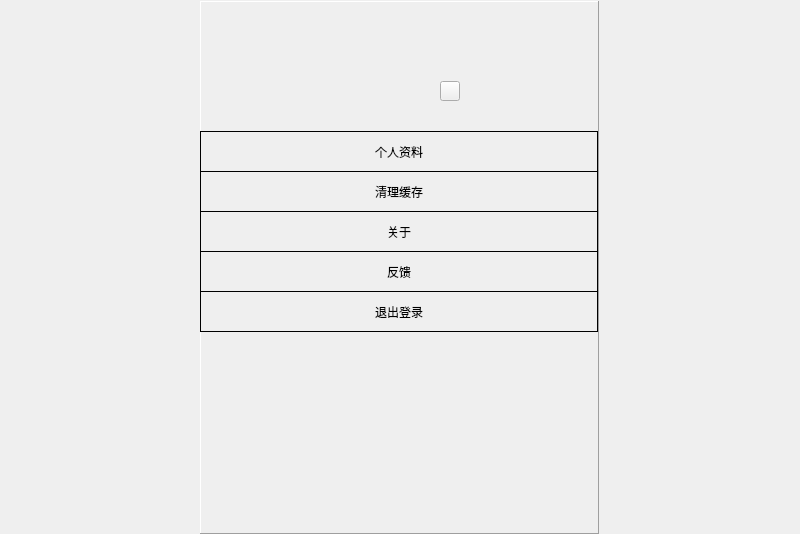
<?xml version="1.0" encoding="UTF-8"?>
<ui version="4.0">
 <class>CenterWindow</class>
 <widget class="QWidget" name="CenterWindow">
  <property name="geometry">
   <rect>
    <x>0</x>
    <y>0</y>
    <width>800</width>
    <height>534</height>
   </rect>
  </property>
  <property name="windowTitle">
   <string>Form</string>
  </property>
  <widget class="QFrame" name="frame">
   <property name="geometry">
    <rect>
     <x>200</x>
     <y>1</y>
     <width>399</width>
     <height>533</height>
    </rect>
   </property>
   <property name="frameShape">
    <enum>QFrame::Panel</enum>
   </property>
   <property name="frameShadow">
    <enum>QFrame::Raised</enum>
   </property>
   <widget class="QLabel" name="label">
    <property name="geometry">
     <rect>
      <x>170</x>
      <y>40</y>
      <width>60</width>
      <height>60</height>
     </rect>
    </property>
    <property name="text">
     <string/>
    </property>
   </widget>
   <widget class="QPushButton" name="centerButton">
    <property name="geometry">
     <rect>
      <x>0</x>
      <y>130</y>
      <width>398</width>
      <height>41</height>
     </rect>
    </property>
    <property name="styleSheet">
     <string notr="true">border:1px solid;
border-color: rgb(0, 0, 0);</string>
    </property>
    <property name="text">
     <string>个人资料</string>
    </property>
    <property name="autoDefault">
     <bool>false</bool>
    </property>
    <property name="default">
     <bool>false</bool>
    </property>
    <property name="flat">
     <bool>true</bool>
    </property>
   </widget>
   <widget class="QPushButton" name="swapButton">
    <property name="geometry">
     <rect>
      <x>0</x>
      <y>170</y>
      <width>398</width>
      <height>41</height>
     </rect>
    </property>
    <property name="styleSheet">
     <string notr="true">border:1px solid;
border-color: rgb(0, 0, 0);</string>
    </property>
    <property name="text">
     <string>清理缓存</string>
    </property>
    <property name="autoDefault">
     <bool>false</bool>
    </property>
    <property name="default">
     <bool>false</bool>
    </property>
    <property name="flat">
     <bool>true</bool>
    </property>
   </widget>
   <widget class="QPushButton" name="aboutButton">
    <property name="geometry">
     <rect>
      <x>0</x>
      <y>210</y>
      <width>398</width>
      <height>41</height>
     </rect>
    </property>
    <property name="styleSheet">
     <string notr="true">border:1px solid;
border-color: rgb(0, 0, 0);</string>
    </property>
    <property name="text">
     <string>关于</string>
    </property>
    <property name="autoDefault">
     <bool>false</bool>
    </property>
    <property name="default">
     <bool>false</bool>
    </property>
    <property name="flat">
     <bool>true</bool>
    </property>
   </widget>
   <widget class="QPushButton" name="backButton">
    <property name="geometry">
     <rect>
      <x>0</x>
      <y>250</y>
      <width>398</width>
      <height>41</height>
     </rect>
    </property>
    <property name="styleSheet">
     <string notr="true">border:1px solid;
border-color: rgb(0, 0, 0);</string>
    </property>
    <property name="text">
     <string>反馈</string>
    </property>
    <property name="autoDefault">
     <bool>false</bool>
    </property>
    <property name="default">
     <bool>false</bool>
    </property>
    <property name="flat">
     <bool>true</bool>
    </property>
   </widget>
   <widget class="QPushButton" name="quitButton">
    <property name="geometry">
     <rect>
      <x>0</x>
      <y>290</y>
      <width>398</width>
      <height>41</height>
     </rect>
    </property>
    <property name="styleSheet">
     <string notr="true">border:1px solid;
border-color: rgb(0, 0, 0);</string>
    </property>
    <property name="text">
     <string>退出登录</string>
    </property>
    <property name="autoDefault">
     <bool>false</bool>
    </property>
    <property name="default">
     <bool>false</bool>
    </property>
    <property name="flat">
     <bool>true</bool>
    </property>
   </widget>
   <widget class="QPushButton" name="changeHeaderButton">
    <property name="geometry">
     <rect>
      <x>240</x>
      <y>80</y>
      <width>20</width>
      <height>20</height>
     </rect>
    </property>
    <property name="text">
     <string/>
    </property>
    <property name="icon">
     <iconset resource="rsrc.qrc">
      <normaloff>:/img/circle.svg</normaloff>:/img/circle.svg</iconset>
    </property>
   </widget>
  </widget>
 </widget>
 <resources>
  <include location="rsrc.qrc"/>
 </resources>
 <connections/>
</ui>
